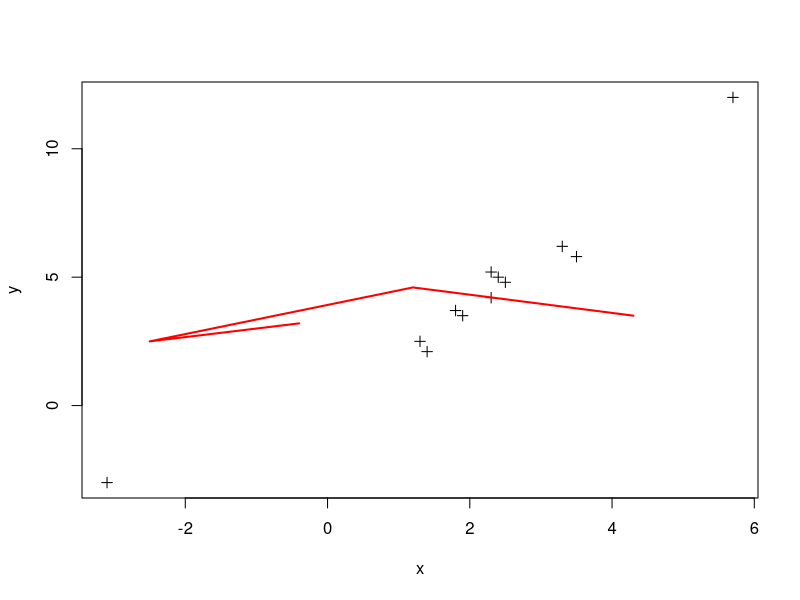

Write R code to recreate this figure.
# R program to add lines into plots

# Creating coordinate vectors
x <- c(1.3, 3.5, 1.4, -3.1, 5.7,
	2.4, 3.3, 2.5, 2.3, 1.9, 1.8, 2.3)
y <- c(2.5, 5.8, 2.1, -3, 12, 5,
	6.2, 4.8, 4.2, 3.5, 3.7, 5.2)

# Plotting the graph
plot(x, y, cex = 1, pch = 3, xlab ="x",
	ylab ="y", col ="black")

# Creating coordinate vectors
x2 <- c(4.3, 1.2, -2.5, -0.4)
y2 <- c(3.5, 4.6, 2.5, 3.2)

# Plotting a line
lines(x2, y2, col = "red",
	lwd = 2, lty = 1)
